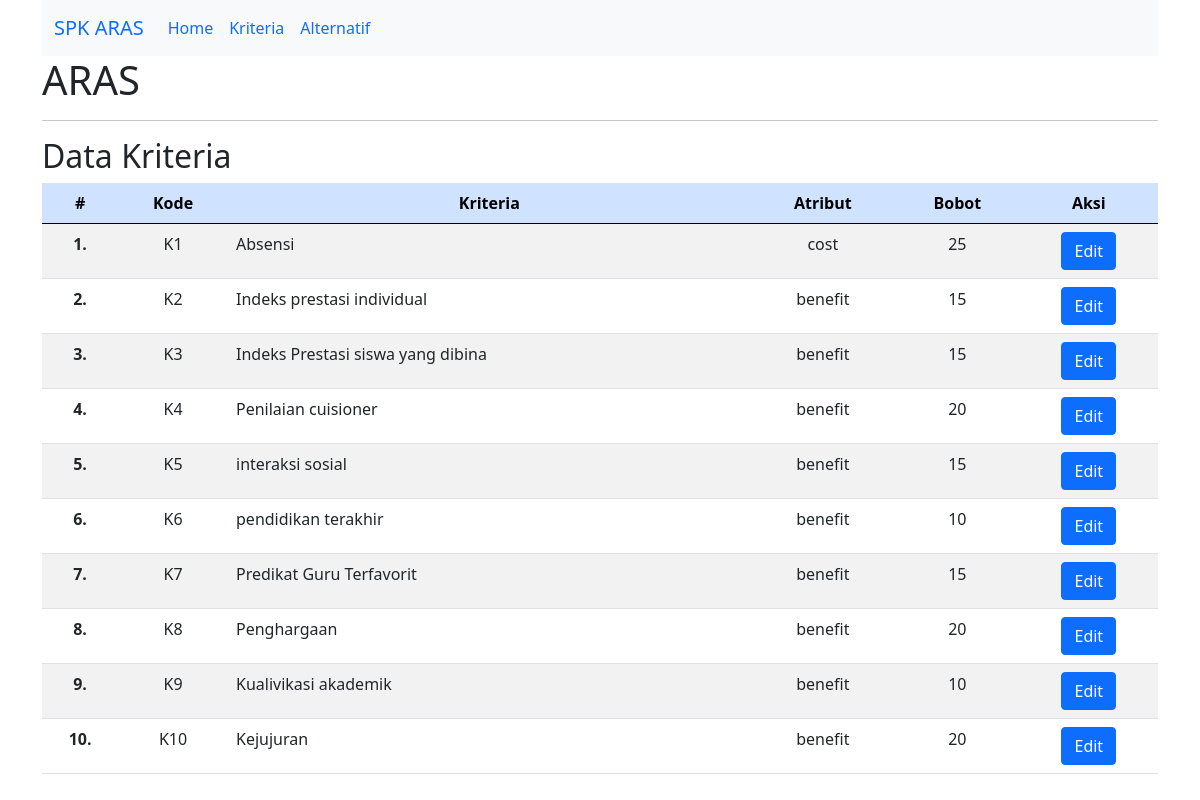
Page /kriteria.php on the committed database.
### tables this page shows
CREATE TABLE `tb_kriteria` (
  `id` int(6) NOT NULL,
  `kode` varchar(30) DEFAULT NULL,
  `kriteria` varchar(100) DEFAULT NULL,
  `atribut` varchar(30) DEFAULT NULL,
  `bobot` float DEFAULT NULL,
  `satuan` varchar(30) DEFAULT NULL
);

### kriteria.php (the view, shortened to what this page needs)
<?php
$db = new mysqli('localhost','root','','aras10');
?>
<!doctype html>
<html lang="en">
<head>
  <link href="https://cdn.jsdelivr.net/npm/bootstrap@5.0.2/dist/css/bootstrap.min.css" rel="stylesheet">
</head>
<body>
 <div class="container">
<nav class="navbar navbar-expand-lg bg-light ">
  <div class="container-fluid">
    <a class="navbar-brand" href="#">SPK ARAS</a>
    <div class="collapse navbar-collapse" id="navbarNavDropdown">
      <ul class="navbar-nav">
        <li class="nav-item">
          <a class="nav-link active" aria-current="page" href="index.php">Home</a>
        </li>
        <li class="nav-item">
          <a class="nav-link" href="kriteria.php">Kriteria</a>
        </li>
        <li class="nav-item">
          <a class="nav-link" href="alternatif.php">Alternatif</a>
        </li>
      </ul>
    </div>
  </div>
</nav>
    <h1>ARAS</h1>
    <hr>
    <h2> Data Kriteria</h2>
    <table class="table table-striped">
      <thead class="table-primary">
        <tr>
          <th class="text-center">#</th>
          <th class="text-center">Kode</th>
          <th class="text-center">Kriteria</th>
          <th class="text-center">Atribut</th>
          <th class="text-center">Bobot</th>
          <th class="text-center">Aksi</th>
        </tr>
      </thead>
      <tbody>
        <?php
        $no = 1;
		$sql    = $db->QUERY ("SELECT * FROM `tb_kriteria` ORDER BY id ASC ");
		while   ($tampil = mysqli_fetch_array($sql)){
        ?>
          <tr>
            <th class="text-center"><?php echo $no++ ?>.</th>
            <td class="text-center"><?= $tampil['kode'] ;?></td>
            <td class="text-left"><?= $tampil['kriteria'] ;?></td>
            <td class="text-center"><?= $tampil['atribut']; ?></td>
            <td class="text-center"><?=  $tampil['bobot'] ;?></td>
            <td class="text-center">
			<a href="kriteria-add.php?id=<?php echo $tampil['id'];?>"><button type="button" class="btn btn-primary">Edit</button></a>
			</td>
          </tr>
        <?php
        }
        ?>
      </tbody>
    </table>
  </div>
</body>
</html>
</body>
</html>

### rows in the picture
tb_kriteria: kode "K1", kriteria "Absensi", atribut "cost", bobot "25"
tb_kriteria: kode "K2", kriteria "Indeks prestasi individual", atribut "benefit", bobot "15"
tb_kriteria: kode "K3", kriteria "Indeks Prestasi siswa yang dibina", atribut "benefit", bobot "15"
tb_kriteria: kode "K4", kriteria "Penilaian cuisioner", atribut "benefit", bobot "20"
tb_kriteria: kode "K5", kriteria "interaksi sosial", atribut "benefit", bobot "15"
tb_kriteria: kode "K6", kriteria "pendidikan terakhir", atribut "benefit", bobot "10"
tb_kriteria: kode "K7", kriteria "Predikat Guru Terfavorit", atribut "benefit", bobot "15"
tb_kriteria: kode "K8", kriteria "Penghargaan", atribut "benefit", bobot "20"
tb_kriteria: kode "K9", kriteria "Kualivikasi akademik", atribut "benefit", bobot "10"
tb_kriteria: kode "K10", kriteria "Kejujuran", atribut "benefit", bobot "20"
